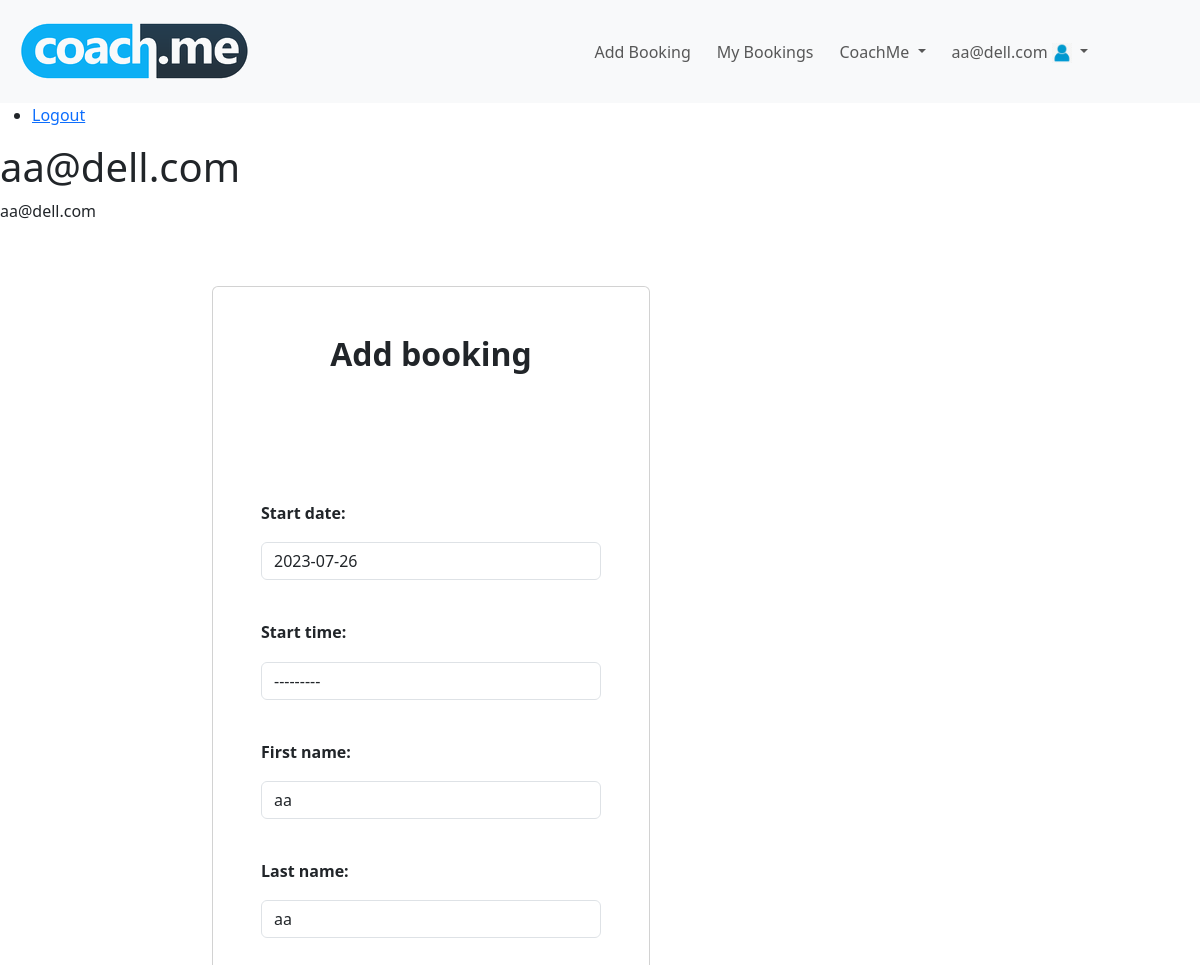
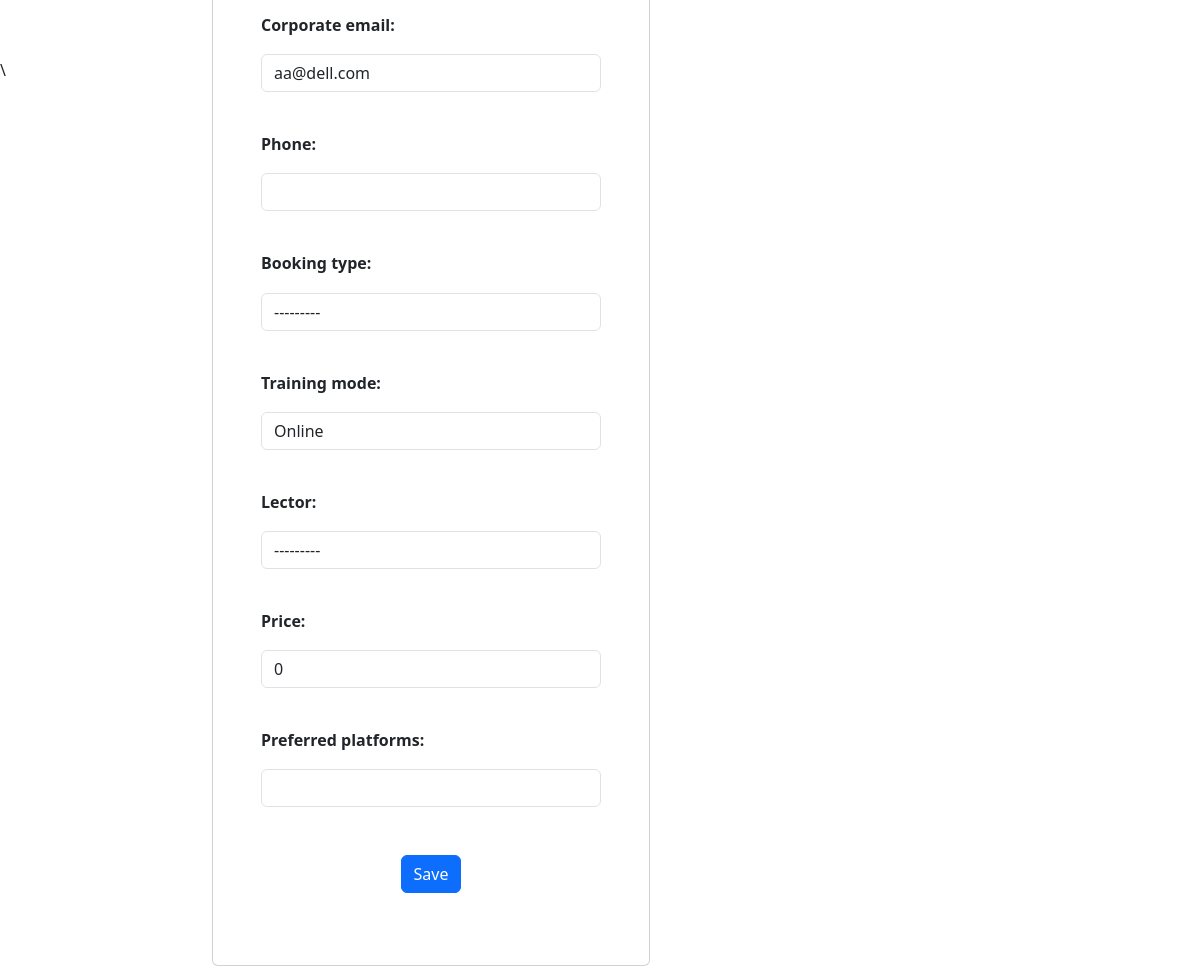
Page /booking/add/ (signed in) on the committed database (2 pictures, top to bottom).
### coach_me/accounts/models.py (models this page shows, shortened)
class BookingUser(auth_models.AbstractBaseUser, auth_models.PermissionsMixin):
    email = models.EmailField(
        null=False,
        blank=False,
        unique=True,
        verbose_name="Corporate email",
    )
    date_joined = models.DateTimeField(
        auto_now_add=True,
    )
    is_staff = models.BooleanField(
        default=False,
    )
    USERNAME_FIELD = 'email'
    objects = BookingUserManager()
    def __str__(self):
        return f'{self.email}'

### coach_me/profiles/models.py (models this page shows, shortened)
class BookingUserProfile(models.Model):
    MALE = 'Male'
    FEMALE = 'Female'
    DO_NOT_SHOW = 'Do not show'
    GENDERS = [(x, x) for x in (MALE, FEMALE, DO_NOT_SHOW)]
    user = models.OneToOneField(
        UserModel,
        on_delete=models.CASCADE,
        primary_key=True,
    )
    first_name = models.CharField(
        max_length=30,
        validators=(
            MinLengthValidator(2),
        ),
        verbose_name='First Name',
    )
    last_name = models.CharField(
        max_length=30,
        validators=(
            MinLengthValidator(2),
        ),
        verbose_name='Last Name',
    )
    picture = models.URLField(
        default='https://img.freepik.com/premium-vector/colored-silhouette-man-s-head-isolated-white-background_764382-618.jpg',
        null=True,
        blank=True,
    )
    date_of_birth = models.DateField(
        null=True,
        blank=True,
        default='1999-12-31'  # now() #django.utils.timezone.now
    )
    private_email = models.EmailField(  # TODO fix the below code and add validator
        null=True,
        blank=True,
        default=None,
    )
    phone = models.CharField(  # TODO fix the below code
        default='+359',
        max_length=10,
    )
    company = models.CharField(
        default=None,
        null=True,
        blank=True,
        max_length=30,
    )
    gender = models.CharField(
        max_length=max(len(x) for x, _ in GENDERS),
        choices=GENDERS,
        null=True,
        blank=True,
        default=DO_NOT_SHOW,
    )
    consent_terms = models.BooleanField(
        default=False,
    )
    newsletter_subscription = models.BooleanField(
        default=False,
        null=True,
        blank=True,
    )

### coach_me/bookings/views.py (the view, shortened to what this page needs)
# urls.py: path('booking/add/', BookingCreateView.as_view(), name='add booking'),
class BookingCreateView(views.CreateView):
    model = Booking
    form_class = BookingCreateForm
    template_name = 'bookings/create-booking.html'
    success_url = reverse_lazy('dashboard')
    def get_form(self, form_class=None):
        form = super().get_form(form_class)
        user = self.request.user
        form.fields['employee'].initial = user
        form.fields['corporate_email'].initial = user.email
        booking_user_profile = BookingUserProfile.objects.filter(pk=user.pk).first()
        if booking_user_profile:
            form.fields['first_name'].initial = str(booking_user_profile.first_name)
            form.fields['last_name'].initial = str(booking_user_profile.last_name)
        form.fields['employee'].widget.attrs['readonly'] = True
        form.fields['corporate_email'].widget.attrs['readonly'] = True
        form.fields['first_name'].widget.attrs['readonly'] = True
        form.fields['last_name'].widget.attrs['readonly'] = True
        for field_name in ['employee', 'corporate_email', 'first_name', 'last_name']:
            if field_name in form.fields:
                form.fields[field_name].required = False
        return form

### coach_me/bookings/forms.py (shortened to what this page needs)
class BookingCreateForm(forms.ModelForm):
    class Meta:
        model = Booking
        fields = [
            'start_date',
            'start_time',
            'first_name',
            'last_name',
            'employee',
            'corporate_email',
            'phone',
            'booking_type',
            'training_mode',
            'lector',
            'price',
            'preferred_platforms',
        ]
    def __init__(self, *args, **kwargs):
        super().__init__(*args, **kwargs)
        self.fields['employee'].widget = forms.HiddenInput()

### coach_me/bookings/models.py (called while the page is built)
    def __str__(self):
        return f'{self.service_name}'

    def __str__(self):
        return f'{self.first_name} {self.last_name}'

### templates/bookings/create-booking.html (shortened to what this page needs)
{% extends 'base.html' %}
{% load static %}
{% block content %}
    {{ request.user }}
    <section class="text-center text-lg-start">
        <div class="container py-4" style="
                justify-content: center;
                align-items: center;
                height: 100vh;
                width: 100vh;">
            <div class="row g-0 align-items-center" style="padding-top: 5%">
                <div class="col-lg-6 mb-5 mb-lg-0">
                    <div class="card cascading-right" style="
            background: hsla(0, 0%, 100%, 0.55);
            backdrop-filter: blur(30px);
            ">
                        <div class="card-body p-5 shadow-5 text-center">
                            <h2 class="fw-bold mb-5">Add booking</h2>
                            <form action="{% url 'add booking' %}" method="post">
                                <div class="form-outline mb-4" style="text-align: left;">
                                    {% include 'common/bs4_form.html' with form=form %}
                                </div>
                                <button type="submit" class="btn btn-primary btn-block mb-4">
                                    Save
                                </button>
                            </form>
                        </div>
                    </div>
                </div>
            </div>
        </div>
    </section>
{% endblock %}

### templates/base.html (shortened to what this page needs)
<!DOCTYPE html>
<html lang="en">
{% load widget_tweaks %}
{% include 'common/head.html' %}
<body>
<div id="wrapper">
    {% include 'common/header.html' %}
</div>
<ul>
    {% if request.user.is_authenticated %}
        <li>
            <a href="{% url 'logout_user' %}">Logout</a>
        </li>
    {% endif %}
</ul>
<h1>{{ request.user }}</h1>
{% block content %}
{% endblock %}
{% include 'common/footer.html' %}
</body>

### templates/common/nav-bar.html (shortened to what this page needs)
{% load static %}
<section id="nav-bar">
    <nav class="navbar navbar-expand-lg bg-body-tertiary">
        <div class="container-fluid">
            <a class="navbar-brand" href="{% url 'index' %}">
                <img class="logo-navbar" id="logo-img" src="{% static '/images/logo.png' %}" alt="logo"/>
            </a>
            <div class="collapse navbar-collapse" id="navbarNavDropdown">
                <ul class="navbar-nav">
                    {% if user.is_authenticated %}
                        <li class="nav-item">
                            <a class="nav-link" href="{% url 'add booking' %}">Add Booking</a>
                        </li>
                        <li class="nav-item">
                            <a class="nav-link" href="{% url 'dashboard' pk=request.user.pk %}">My Bookings</a>
                        </li>
                        <li class="nav-item dropdown">
                            <a class="nav-link dropdown-toggle" href="#" role="button" data-bs-toggle="dropdown"
                               aria-expanded="false">
                                CoachMe
                            </a>
                        </li>
                        <li class="nav-item dropdown">
                            <a class="nav-link dropdown-toggle" href="#" role="button" data-bs-toggle="dropdown"
                               aria-expanded="false">
                                {{ user.email }}
                                <img class="user-uni-pic" id="user-uni-img" src="{% static '/images/profile-blue-default.webp' %}"
                                     alt="user-uni-pic"
                                     style="width:20px"/>
                            </a>
                        </li>
                    {% endif %}
                </ul>
            </div>
        </div>
    </nav>
</section>

### templates/common/bs4_form.html (shortened to what this page needs)
{% load widget_tweaks %}
{% for hidden_field in form.hidden_fields %}
    <p>&nbsp;&nbsp; </p>
{% endfor %}
{% for field in form.visible_fields %}
    {% if field.field.widget.input_type == 'checkbox' %}
        <p>&nbsp;&nbsp; </p>
        <div class="form-check form-check-inline ml-3 d-flex justify-content-center">
            {% if field.label_tag %}
                <label for="{{ field.id_for_label }}" class="form-check-label ml-3">{{ field.label_tag }}</label>
                &nbsp;
                &nbsp;
            {% endif %}
            {{ field }}
        </div>
    {% else %}
        <div class="form-group">
            <p>&nbsp;&nbsp; </p>
            <strong>{{ field.label_tag }}</strong>
            <p style="margin-bottom: -2%">&nbsp;</p>
            {% if form.is_bound %}
                {% if field.errors %}
                    {% render_field field class="form-control is-invalid" %}
                    {% for error in field.errors %}
                        <div class="invalid-feedback">
                            {{ error }}
                        </div>
                    {% endfor %}
                {% else %}
                    {% render_field field class="form-control is-valid" %}
                {% endif %}
            {% else %}
                {% render_field field class="form-control" %}
            {% endif %}
        </div>
    {% endif %}
{% endfor %}
<p>&nbsp;</p>

### templates/bookings/create-booking.html (style rules this page uses)
.cascading-right { margin-right: -50px; }

### rows in the picture
BookingUser: email "aa@dell.com", user "aa@dell.com"
BookingUserProfile: first_name "aa" "aa"

### other values in the picture
{{ field.label_tag }} "Start date:" "Start time:" "First name:" "Last name:" "Corporate email:" "Phone:" "Booking type:" "Training mode:" "Lector:" "Price:" "Preferred platforms:"
